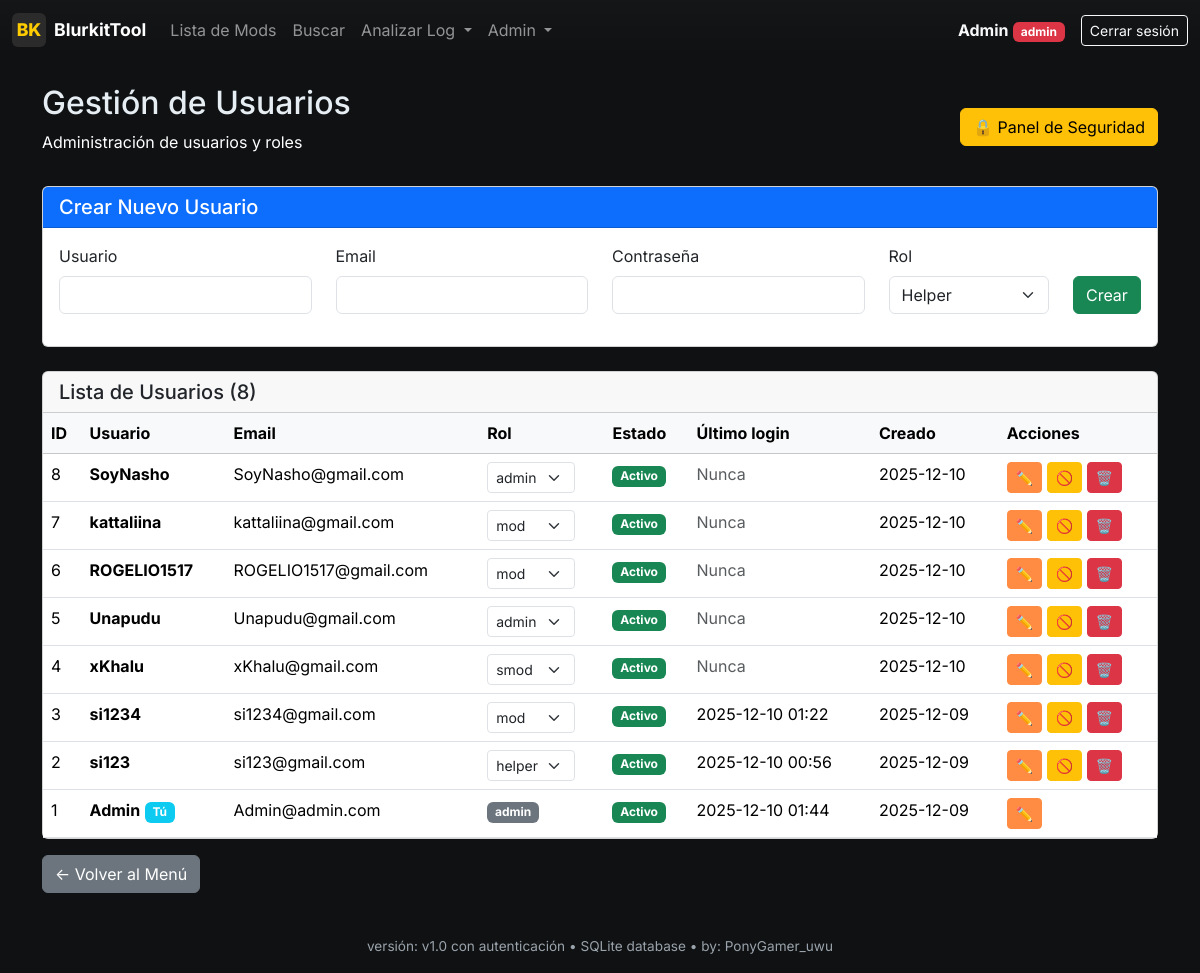
Page /admin/users (signed in) on the committed database.
### models.py (models this page shows, shortened)
class User(UserMixin, db.Model):
    __tablename__ = 'users'
    id = db.Column(db.Integer, primary_key=True)
    username = db.Column(db.String(80), unique=True, nullable=False, index=True)
    email = db.Column(db.String(120), unique=True, nullable=False, index=True)
    password_hash = db.Column(db.String(255), nullable=False)
    role = db.Column(db.String(20), nullable=False, default='helper')  # helper, mod, smod, admin
    is_active = db.Column(db.Boolean, default=True, nullable=False)
    created_at = db.Column(db.DateTime, default=datetime.utcnow, nullable=False)
    last_login = db.Column(db.DateTime)
    def has_role(self, *roles):
        return self.role in roles
    def is_admin(self):
        return self.role == 'admin'

### app.py (the view)
@app.route('/admin/users')
@admin_required
def admin_users():
    users = User.query.order_by(User.created_at.desc()).all()
    return render_template('admin_users.html', users=users)

### app.py (called while the page is built)
@login_manager.user_loader
def load_user(user_id):
    try:
        return db.session.get(User, int(user_id))
    except:
        return None

@app.before_request
def restore_session_history():
    if current_user.is_authenticated:
        user_key = current_user.username
        if 'logs_history' in session and user_key not in logs_history:
            logs_history[user_key] = session.get('logs_history', [])
        session.permanent = True

@app.after_request
def set_security_headers(response):
    response.headers['X-Frame-Options'] = 'SAMEORIGIN'
    response.headers['X-Content-Type-Options'] = 'nosniff'
    response.headers['X-XSS-Protection'] = '1; mode=block'
    response.headers['Referrer-Policy'] = 'strict-origin-when-cross-origin'
    if os.environ.get('FLASK_ENV') == 'production':
        response.headers['Content-Security-Policy'] = "default-src 'self'; script-src 'self' 'unsafe-inline' https://cdn.jsdelivr.net; style-src 'self' 'unsafe-inline' https://cdn.jsdelivr.net; img-src 'self' data:; font-src 'self' https://cdn.jsdelivr.net"
    return response

### auth.py (called while the page is built)
def roles_required(*roles):
    def decorator(f):
        @wraps(f)
        def decorated_function(*args, **kwargs):
            if not current_user.is_authenticated:
                flash('Por favor inicia sesión para acceder a esta página.', 'warning')
                return redirect(url_for('login'))
            if not current_user.has_role(*roles):
                abort(403)
            return f(*args, **kwargs)
        return decorated_function
    return decorator

### templates/admin_users.html (shortened to what this page needs)
{% extends "base.html" %}
{% block content %}
<div class="container mt-4">
    <div class="d-flex justify-content-between align-items-center mb-3">
        <div>
            <h2>Gestión de Usuarios</h2>
            <p class="text-white">Administración de usuarios y roles</p>
        </div>
        <a href="{{ url_for('admin_security') }}" class="btn btn-warning">
            🔒 Panel de Seguridad
        </a>
    </div>
    <div class="card mb-4">
        <div class="card-header bg-primary text-white">
            <h5 class="mb-0">Crear Nuevo Usuario</h5>
        </div>
        <div class="card-body">
            <form method="POST" action="{{ url_for('admin_create_user') }}">
                <div class="row">
                    <div class="col-md-3">
                        <div class="mb-3">
                            <label for="username" class="form-label">Usuario</label>
                            <input type="text" class="form-control" id="username" name="username" required>
                        </div>
                    </div>
                    <div class="col-md-3">
                        <div class="mb-3">
                            <label for="email" class="form-label">Email</label>
                            <input type="email" class="form-control" id="email" name="email" required>
                        </div>
                    </div>
                    <div class="col-md-3">
                        <div class="mb-3">
                            <label for="password" class="form-label">Contraseña</label>
                            <input type="password" class="form-control" id="password" name="password" required>
                        </div>
                    </div>
                    <div class="col-md-2">
                        <div class="mb-3">
                            <label for="role" class="form-label">Rol</label>
                            <select class="form-select" id="role" name="role" required>
                                <option value="helper">Helper</option>
                            </select>
                        </div>
                    </div>
                    <div class="col-md-1 d-flex align-items-end">
                        <button type="submit" class="btn btn-success w-100 mb-3">Crear</button>
                    </div>
                </div>
            </form>
        </div>
    </div>
    <div class="card">
        <div class="card-header">
            <h5 class="mb-0">Lista de Usuarios ({{ users|length }})</h5>
        </div>
        <div class="card-body p-0">
            <div class="table-responsive">
                <table class="table table-hover mb-0">
                    <thead class="table-light">
                        <tr>
                            <th>ID</th>
                            <th>Usuario</th>
                            <th>Email</th>
                            <th>Rol</th>
                            <th>Estado</th>
                            <th>Último login</th>
                            <th>Creado</th>
                            <th>Acciones</th>
                        </tr>
                    </thead>
                    <tbody>
                        {% for user in users %}
                        <tr {% if not user.is_active %}class="table-secondary"{% endif %}>
                            <td>{{ user.id }}</td>
                            <td>
                                <strong>{{ user.username }}</strong>
                                {% if user.id == current_user.id %}
                                <span class="badge bg-info">Tú</span>
                                {% endif %}
                            </td>
                            <td>{{ user.email }}</td>
                            <td>
                                {% if user.id == current_user.id %}
                                <span class="badge bg-secondary">{{ user.role }}</span>
                                {% else %}
                                <form method="POST" action="{{ url_for('admin_change_role', user_id=user.id) }}" class="d-inline">
                                    <select name="role" class="form-select form-select-sm" onchange="this.form.submit()" style="width: auto; display: inline-block;">
                                        <option value="helper" {% if user.role == 'helper' %}selected{% endif %}>helper</option>
                                        <option value="mod" {% if user.role == 'mod' %}selected{% endif %}>mod</option>
                                        <option value="smod" {% if user.role == 'smod' %}selected{% endif %}>smod</option>
                                        <option value="admin" {% if user.role == 'admin' %}selected{% endif %}>admin</option>
                                    </select>
                                </form>
                                {% endif %}
                            </td>
                            <td>
                                {% if user.is_active %}
                                <span class="badge bg-success">Activo</span>
                                {% else %}
                                <span class="badge bg-danger">Inactivo</span>
                                {% endif %}
                            </td>
                            <td>
                                {% if user.last_login %}
                                {{ user.last_login.strftime('%Y-%m-%d %H:%M') }}
                                {% else %}
                                <span class="text-muted">Nunca</span>
                                {% endif %}
                            </td>
                            <td>{{ user.created_at.strftime('%Y-%m-%d') }}</td>
                            <td>
                                <button type="button" class="btn btn-sm btn-primary" title="Editar"
                                        data-bs-toggle="modal" data-bs-target="#editModal{{ user.id }}">
                                    ✏️
                                </button>
                                {% if user.id != current_user.id %}
                                <form method="POST" action="{{ url_for('admin_toggle_user', user_id=user.id) }}" class="d-inline">
                                    {% if user.is_active %}
                                    <button type="submit" class="btn btn-sm btn-warning" title="Kick (desactivar)">
                                        🚫
                                    </button>
                                    {% else %}
                                    <button type="submit" class="btn btn-sm btn-success" title="Activar">
                                        ✓
                                    </button>
                                    {% endif %}
                                </form>
                                <form method="POST" action="{{ url_for('admin_delete_user', user_id=user.id) }}" class="d-inline"
                                      onsubmit="return confirm('¿Banear y eliminar usuario {{ user.username }}?')">
                                    <button type="submit" class="btn btn-sm btn-danger" title="Ban (eliminar)">
                                        🗑️
                                    </button>
                                </form>
                                {% endif %}
                            </td>
                        </tr>
                        {% endfor %}
                    </tbody>
                </table>
            </div>
        </div>
    </div>
    <div class="mt-3">
        <a href="{{ url_for('menu') }}" class="btn btn-secondary">← Volver al Menú</a>
    </div>
</div>
{% endblock %}

### templates/base.html (shortened to what this page needs)
<!doctype html>
<html lang="es">
  <head>
    <link href="https://cdn.jsdelivr.net/npm/bootstrap@5.3.2/dist/css/bootstrap.min.css" rel="stylesheet">
    <link rel="stylesheet" href="{{ url_for('static', filename='style.css') }}">
  </head>
  <body>
    <nav class="navbar navbar-expand-lg navbar-dark">
      <div class="container container-main">
        <a class="navbar-brand d-flex align-items-center" href="{{ url_for('menu') if current_user.is_authenticated else url_for('login') }}">
          <div style="width:34px;height:34px;background:#2b2b2b;border-radius:6px;display:flex;align-items:center;justify-content:center;margin-right:8px;font-weight:800;color:var(--accent)">BK</div>
          <div>
            BlurkitTool
          </div>
        </a>
        {% if current_user.is_authenticated %}
        <div class="collapse navbar-collapse" id="navbarNav">
          {% if request.endpoint != 'menu' %}
          <ul class="navbar-nav me-auto">
            <li class="nav-item">
              <a class="nav-link" href="{{ url_for('index') }}">Lista de Mods</a>
            </li>
            <li class="nav-item">
              <a class="nav-link" href="{{ url_for('search') }}">Buscar</a>
            </li>
            <li class="nav-item dropdown">
              <a class="nav-link dropdown-toggle" href="#" id="analyzeDropdown" role="button" data-bs-toggle="dropdown">
                Analizar Log
              </a>
            </li>
            {% if current_user.is_admin() %}
            <li class="nav-item dropdown">
              <a class="nav-link dropdown-toggle" href="#" id="adminDropdown" role="button" data-bs-toggle="dropdown">
                Admin
              </a>
            </li>
            {% endif %}
          </ul>
          {% endif %}
          <div class="d-flex align-items-center ms-auto">
            <span class="text-light me-3">
              <strong>{{ current_user.username }}</strong>
              <span class="badge
                {% if current_user.role == 'admin' %}bg-danger
                {% elif current_user.role == 'smod' %}bg-primary
                {% elif current_user.role == 'mod' %}bg-success
                {% else %}bg-info{% endif %}">
                {{ current_user.role }}
              </span>
            </span>
            <a class="btn btn-sm btn-outline-light" href="{{ url_for('logout') }}">Cerrar sesión</a>
          </div>
        </div>
        {% endif %}
      </div>
    </nav>
    <main class="container container-main my-4">
      {% block content %}{% endblock %}
    </main>
    <footer class="container container-main text-center py-3">
      <span class="footer-note">versión: v1.0 con autenticación • SQLite database • by: PonyGamer_uwu</span>
    </footer>
  </body>
</html>

### static/style.css (style rules this page uses)
:root { --bg:#0f1113; --panel:#17181a; --muted:#9aa3ab; --accent:#ffcc00; --good:#2ecc71; --bad:#e74c3c; --card-border: rgba(255,255,255,0.04); }
body { background: var(--bg); color: #e6eef3; font-family: 'Inter', system-ui, -apple-system, 'Segoe UI', Roboto, 'Helvetica Neue', Arial; }
.navbar-brand { font-weight:700; font-size:1.1rem; }
.navbar { background: linear-gradient(180deg, rgba(255,255,255,0.02), rgba(0,0,0,0.02)); }
.container-main { max-width:1200px; margin:0 auto; }
.btn-primary { background-color: #ff8c42 !important; border-color: #ff8c42 !important; color: #ffffff !important; }
.footer-note { color:var(--muted); font-size:0.85rem; }

### rows in the picture
User: username "Admin", role "admin", id "1", shows "Tú", email "Admin@admin.com", is_active "Activo", last_login "2025-12-10 01:44", created_at "2025-12-09"
User: id "8", username "SoyNasho", email "SoyNasho@gmail.com", role "admin", is_active "Activo", shows "Nunca", created_at "2025-12-10"
User: id "7", username "kattaliina", email "kattaliina@gmail.com", role "mod", is_active "Activo", shows "Nunca", created_at "2025-12-10"
User: id "6", username "ROGELIO1517", email "ROGELIO1517@gmail.com", role "mod", is_active "Activo", shows "Nunca", created_at "2025-12-10"
User: id "5", username "Unapudu", email "Unapudu@gmail.com", role "admin", is_active "Activo", shows "Nunca", created_at "2025-12-10"
User: id "4", username "xKhalu", email "xKhalu@gmail.com", role "smod", is_active "Activo", shows "Nunca", created_at "2025-12-10"
User: id "3", username "si1234", email "si1234@gmail.com", role "mod", is_active "Activo", last_login "2025-12-10 01:22", created_at "2025-12-09"
User: id "2", username "si123", email "si123@gmail.com", role "helper", is_active "Activo", last_login "2025-12-10 00:56", created_at "2025-12-09"

### other values in the picture
{{ users|length }} "8"
